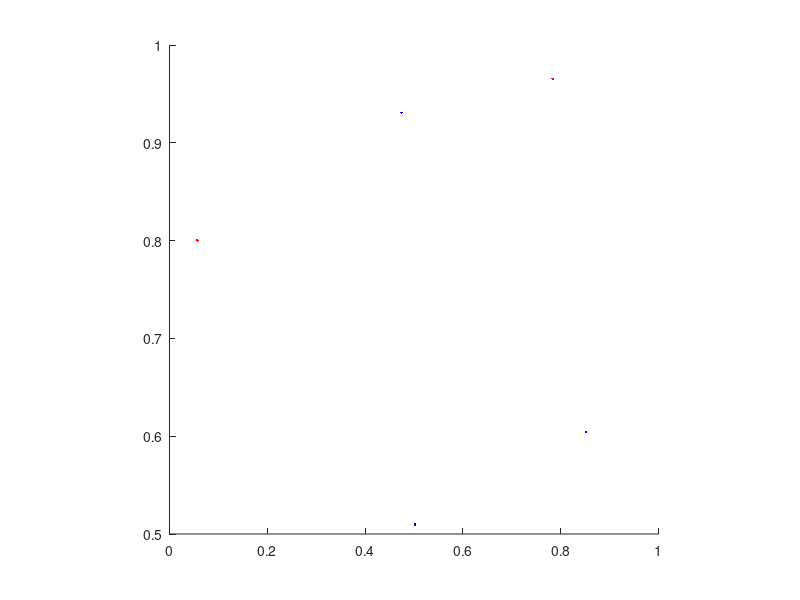

MATLAB code to generate this figure:
clc;
n = input("Nombre de points: ");
x = rand(n, 1);
y = rand(n, 1);
figure("color", "white");
hold all

axis square;
x1 = x-0.5;
y1 = y-0.5;
r = x1.^2+y1.^2;
m = 0;
for i=1:n
   if r(i)<=0.25;
      m = m+1;
      plot(x(i), y(i), 'b.');
   else 
      plot(x(i), y(i), 'r.');
   end
end
m/(0.25*n);